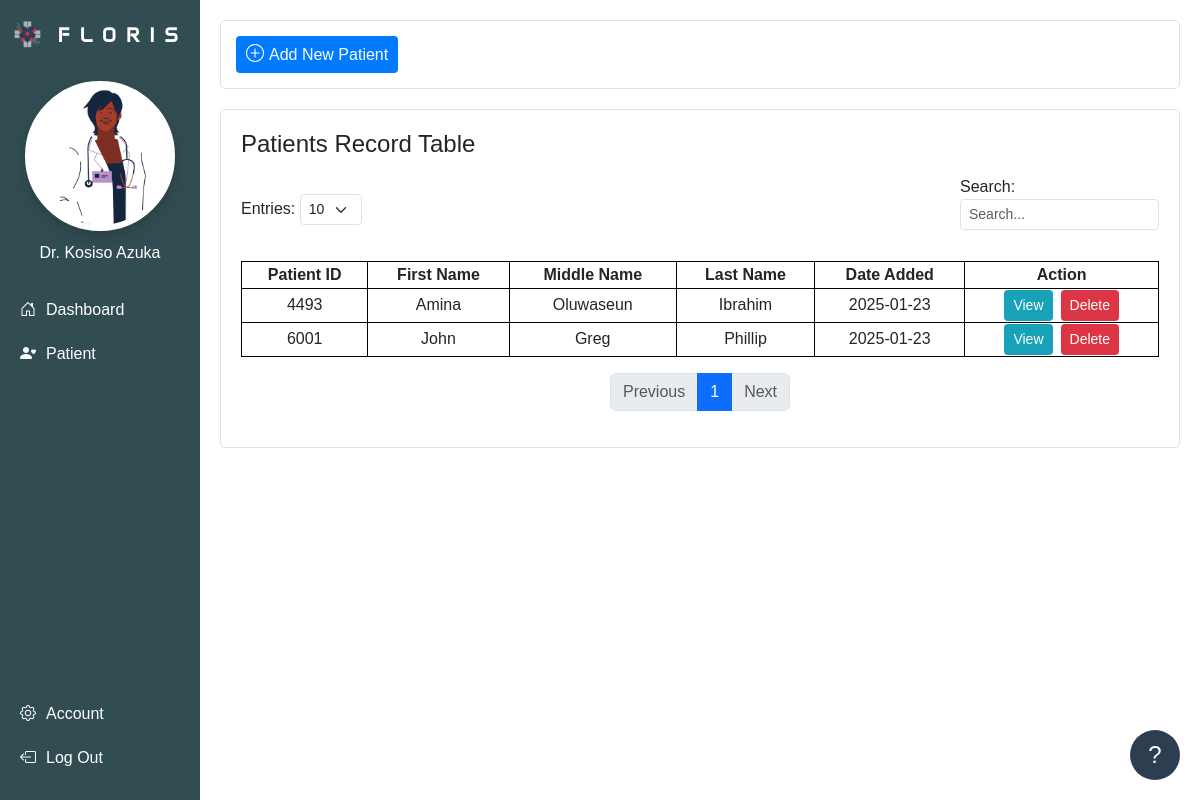
Page /patients_dashboard?page=1&entries=10&search= (signed in) on the committed database.
### ehr_system/models.py (models this page shows, shortened)
class UserDoctor(db.Model, UserMixin):
    __tablename__ = 'users'
    id = db.Column(db.Integer, primary_key=True)
    username = db.Column(db.String(20), unique=True, nullable=False)
    email = db.Column(db.String(50), unique=True, nullable=False)
    password = db.Column(db.String(400), nullable=False)
    title = db.Column(db.String(50), nullable=True)
    name = db.Column(db.String(50), nullable=True)
    profile_picture = db.Column(db.String(100), nullable=True)
    first_name = db.Column(db.String(80), nullable=True)
    middle_name = db.Column(db.String(80), nullable=True)
    last_name = db.Column(db.String(80), nullable=True)
    gender = db.Column(db.String(10), nullable=True)
    dob = db.Column(db.Date, nullable=True)
    telecom1 = db.Column(db.String(20), nullable=True)
    telecom2 = db.Column(db.String(20), nullable=True)
    current_home_address = db.Column(db.String(200), nullable=True)
    permanent_home_address = db.Column(db.String(200), nullable=True)
    license_number = db.Column(db.String(50), nullable=True)
    department = db.Column(db.String(100), nullable=True)
    specialization = db.Column(db.String(100), nullable=True)
    doc_emergency_contact_id = db.Column(
        db.Integer,
        db.ForeignKey('doctor_emergency_contact.id', ondelete='CASCADE'),
        unique=True,
        nullable=True
    )
    doc_emergency_contact = db.relationship(
        'DoctorEmergencyContact',
        back_populates='user',
        cascade='all',
        uselist=False
    )
    patients = db.relationship(
        'Patient',
        back_populates='doctor',
        cascade="all, delete-orphan",
        foreign_keys='Patient.doctor_id'  # Specify which foreign key to use
    )

class Patient(db.Model):
    __tablename__ = 'patients'
    id = db.Column(db.Integer, primary_key=True)
    patient_id = db.Column(
        db.Integer, unique=True, nullable=False, default=lambda: Patient.generate_unique_patient_id())
    photo = db.Column(db.String(200))  # Filepath to photo
    language_preferred = db.Column(db.String(50))
    first_name = db.Column(db.String(100), nullable=False)
    middle_name = db.Column(db.String(100))
    last_name = db.Column(db.String(100), nullable=False)
    gender = db.Column(db.String(10), nullable=True)
    marital_status = db.Column(db.String(20))
    age = db.Column(db.Integer)
    birth_date = db.Column(db.Date)
    is_multiple_birth = db.Column(db.Boolean, default=False)
    birth_no = db.Column(db.String(10))
    is_deceased = db.Column(db.Boolean, default=False)
    date_deceased = db.Column(db.Date, nullable=True)
    reason_deceased = db.Column(db.Text, nullable=True)
    phone_number = db.Column(db.String(15))
    email = db.Column(db.String(100))
    address = db.Column(db.Text)
    created_by = db.Column(db.Integer, db.ForeignKey('users.id'))  # Link to doctor who added this patient
    created_at = db.Column(db.DateTime, default=datetime.utcnow)
    doctor_id = db.Column(db.Integer, db.ForeignKey('users.id', ondelete='CASCADE'), nullable=False)
    doctor = db.relationship(
        'UserDoctor',
        back_populates='patients',
        foreign_keys=[doctor_id]  # Specify the foreign key explicitly
    )
    pat_emergency_contact = db.relationship('PatientEmergencyContact', back_populates='patient', cascade='all',
                                            uselist=False)
    vitals = db.relationship(
        'PatientVital',
        back_populates='patient',
        cascade='all, delete-orphan',
    )
    medical_history = db.relationship(
        'PatientMedicalHistory',
        back_populates='patient',
        cascade='all, delete-orphan',
    )
    medication = db.relationship(
        'PatientMedication',
        back_populates='patient',
        cascade='all, delete-orphan',
    )
    laboratory = db.relationship(
        'PatientLaboratory',
        back_populates='patient',
        cascade='all, delete-orphan',
    )
    billing = db.relationship(
        'PatientBilling',
        back_populates='patient',
        cascade='all, delete-orphan',
    )
    radiology = db.relationship(
        'PatientRadiology',
        back_populates='patient',
        cascade='all, delete-orphan',
    )

### ehr_system/routes.py (the view, shortened to what this page needs)
    @app.route('/patients_dashboard', methods=['GET', 'POST'])
    @login_required
    def patients_dashboard():
        user = UserDoctor.query.get_or_404(current_user.id)
        page = request.args.get('page', 1, type=int)  # Current page
        entries_per_page = request.args.get('entries', 10, type=int)  # Entries per page
        search_term = request.args.get('search', '', type=str).strip()  # Search term
        query = Patient.query.filter_by(doctor_id=current_user.id)
        patients = query.paginate(page=page, per_page=entries_per_page, error_out=False)
        next_url = url_for('patients_dashboard', page=patients.next_num, entries=entries_per_page,
                           search=search_term) if patients.has_next else None
        prev_url = url_for('patients_dashboard', page=patients.prev_num, entries=entries_per_page,
                           search=search_term) if patients.has_prev else None
        return render_template(
            'patients_dashboard.html',
            user=user,
            patients=patients.items,  # List of patients for the current page
            pagination=patients,  # Pass the pagination object
            next_url=next_url,
            prev_url=prev_url,
            entries_per_page=entries_per_page,
            search_term=search_term,
        )

### app.py (called while the page is built)
@login_manager.user_loader
def load_user(user_id):
    return UserDoctor.query.get(int(user_id))

### templates/patients_dashboard.html (shortened to what this page needs)
{% extends "base_two.html" %}
{% block content %}
<div class="add-patient-content">
    <div class="container pat-button-container">
        <div class="d-flex justify-content-start">
            <form action="{{ url_for('add_or_edit_patient') }}" method="GET" style="display: inline;">
                <button class="btn pat-btn-add">
                    <i class="bi bi-plus-circle"></i> Add New Patient
                </button>
            </form>
        </div>
    </div>
    <div class="container pat-table-container">
        <h4 class="mb-3">Patients Record Table</h4>
        <div class="d-flex justify-content-between align-items-center mb-3">
            <div>
                <label for="entries">Entries:</label>
                <form action="{{ url_for('patients_dashboard') }}" method="GET" style="display: inline;">
                    <select id="entries" name="entries" class="form-select form-select-sm" style="width: auto; display: inline-block;" onchange="this.form.submit()">
                        <option value="10" {% if entries_per_page == 10 %}selected{% endif %}>10</option>
                    </select>
                </form>
            </div>
            <div>
                <label for="search">Search:</label>
                <form action="{{ url_for('patients_dashboard') }}" method="GET" style="display: inline;">
                    <input type="text" id="search" name="search" class="form-control form-control-sm" placeholder="Search..." value="{{ search_term }}">
                </form>
            </div>
        </div>
        <table class="pat-table text-center">
            <thead>
                <tr>
                    <th>Patient ID</th>
                    <th>First Name</th>
                    <th>Middle Name</th>
                    <th>Last Name</th>
                    <th>Date Added</th>
                    <th>Action</th>
                </tr>
            </thead>
            <tbody>
                {% for patient in patients %}
                <tr>
                    <td>{{ patient.patient_id }}</td>
                    <td>{{ patient.first_name }}</td>
                    <td>{{ patient.middle_name }}</td>
                    <td>{{ patient.last_name }}</td>
                    <td>{{ patient.created_at.strftime('%Y-%m-%d') if patient.created_at else '' }}</td>
                    <td>
                        <div class="d-flex gap-2">
                            <form action="{{ url_for('clinical', patient_id=patient.id) }}" method="GET">
                                <button type="submit" class="btn pat-btn-view btn-sm">View</button>
                            </form>
                            <form action="{{ url_for('delete_patient', patient_id=patient.id) }}" method="POST">
                                <button type="submit" class="btn pat-btn-delete btn-sm" onclick="return confirm('Are you sure you want to delete this patient?')">Delete</button>
                            </form>
                        </div>
                    </td>
                </tr>
                <tr>
                   {% else %}
                </tr>
                <tr>
                 <td colspan="6">No patients found.</td>
                </tr>
                {% endfor %}
            </tbody>
        </table>
        <nav>
            <ul class="pagination">
                {% if prev_url %}
                <li class="page-item"><a class="page-link" href="{{ prev_url }}">Previous</a></li>
                {% else %}
                <li class="page-item disabled"><span class="page-link">Previous</span></li>
                {% endif %}
                {% for page_num in pagination.iter_pages(left_edge=1, right_edge=1, left_current=2, right_current=2) %}
                {% if page_num %}
                <li class="page-item {% if page_num == pagination.page %}active{% endif %}">
                    <a class="page-link" href="{{ url_for('patients_dashboard', page=page_num, entries=entries_per_page, search=search_term) }}">{{ page_num }}</a>
                </li>
                {% else %}
                <li class="page-item disabled"><span class="page-link">...</span></li>
                {% endif %}
                {% endfor %}
                {% if next_url %}
                <li class="page-item"><a class="page-link" href="{{ next_url }}">Next</a></li>
                {% else %}
                <li class="page-item disabled"><span class="page-link">Next</span></li>
                {% endif %}
            </ul>
        </nav>
    </div>
</div>
{% endblock %}

### templates/base_two.html (shortened to what this page needs)
<!DOCTYPE html>
<html lang="en">
<head>
    <link href="https://cdnjs.cloudflare.com/ajax/libs/font-awesome/5.15.4/css/all.min.css" rel="stylesheet">
   <link href="https://cdn.jsdelivr.net/npm/bootstrap@5.3.1/dist/css/bootstrap.min.css" rel="stylesheet">
    <link href="https://cdn.jsdelivr.net/npm/bootstrap-icons/font/bootstrap-icons.css" rel="stylesheet">
    <link href="{{ url_for('static', filename='base_two.css') }}" rel="stylesheet">
</head>
<body>
    <div id="sidebar">
        <div>
            <div class="logo">
                <img src="/static/images/hospital_logo.png" alt="Logo">
                FLORIS
            </div>
            <div class="profile-section">
                {% if user.profile_picture %}
                 <img id="profilePicture" src="{{ url_for('static', filename='uploads/profile_pictures/' + user.profile_picture) }}" alt="Profile Picture" class="rounded-circle img-thumbnail shadow" style="width: 150px; height: 150px;">
                {% else %}
                <img id="profilePictureDefault" src="https://via.placeholder.com/150" alt="Profile Picture">
                {% endif %}
                <p>{{ current_user.title }} {{ current_user.name }}</p>
            </div>
            <nav>
                <a href="{{ url_for('doctor_dashboard') }}"><i class="bi bi-house-door"></i> Dashboard</a>
                <a href="{{ url_for('patients_dashboard') }}"><i class="bi bi-person-heart"></i> Patient</a>
            </nav>
        </div>
    <div class="bottom-links">
        <a href="{{ url_for('account') }}"><i class="bi bi-gear"></i> Account</a>
        <a href="{{ url_for('logout') }}" id="logoutLink"><i class="bi bi-box-arrow-left"></i> Log Out</a>
    </div>
</div>
<div aria-live="polite" aria-atomic="true" class="position-relative">
    <div id="toastContainer" class="toast-container position-fixed bottom-0 end-0 p-3">
    </div>
</div>
<div>
    {% block content %}{% endblock %}
</div>
<div class="help-icon" id="helpIcon" tabindex="0"
     data-bs-toggle="popover"
     data-bs-placement="right"
     data-bs-html="true"
     data-bs-content="
         <div class='text-center mb-3'>
             <p class='mb-1'><strong>Logged in as:</strong> {{ current_user.username }}</p>
             <a href='{{ url_for('logout') }}' class='text-danger text-decoration-none'><i class='bi bi-box-arrow-right'></i> Logout</a>
         </div>
         <hr>
         <p class='text-center'><strong>Need Help? Send us a message</strong></p>
         <form method='POST' action='{{ url_for('contact_support_logged_in') }}' class='p-2' id='helpForm'>
             <div class='mb-2'>
                 <label for='popoverName' class='form-label'>Name:</label>
                 <input type='text' class='form-control form-control-sm' id='popoverName' name='name' value='{{ current_user.username }}' readonly>
             </div>
             <div class='mb-2'>
                 <label for='popoverEmail' class='form-label'>Email:</label>
                 <input type='email' class='form-control form-control-sm' id='popoverEmail' name='email' value='{{ current_user.email }}' readonly>
             </div>
             <div class='mb-2'>
                 <label for='popoverSubject' class='form-label'>Subject:</label>
                 <input type='text' class='form-control form-control-sm' id='popoverSubject' name='subject' required>
             </div>
             <div class='mb-2'>
                 <label for='popoverMessage' class='form-label'>Message:</label>
                 <textarea class='form-control form-control-sm' id='popoverMessage' name='message' rows='3' required></textarea>
             </div>
             <input type='hidden' name='current_page' value='{{ request.url }}'>
             <div class='text-center'>
                 <button type='submit' class='btn btn-primary btn-sm'>Send</button>
             </div>
         </form>
         <hr>
         <div class='text-center'>
             <a href='{{ url_for('contact_us') }}' class='btn btn-outline-secondary btn-sm' target='_blank' rel='noopener noreferrer'>
                 <i class='bi bi-question-circle'></i> FAQ
             </a>
         </div>">
    <span>?</span>
</div>
</body>
</html>

### static/base_two.css (style rules this page uses)
html, body { height: 100vh; margin: 0; padding: 0; font-family: Arial, sans-serif; }
#sidebar { width: 200px; background-color: #314d52; color: white; display: flex; flex-direction: column; justify-content: space-between; position: fixed; height: 100vh; }
#sidebar .logo { text-align: center; padding: 20px 0; font-size: 1.25rem; font-weight: bold; border-bottom: 1px solid #34495E; font-family: 'Anta'; letter-spacing: 10px; }
#sidebar .logo img { width: 30px; height: 30px; margin-bottom: 4px; }
#sidebar .profile-section { text-align: center; padding: 6px; border-bottom: 1px solid #34495E; }
#sidebar .profile-section img { width: 100px; height: 100px; border-radius: 50%; border: 2px solid white; margin-bottom: 10px; }
#sidebar a { text-decoration: none; color: white; padding: 10px 20px; display: flex; align-items: center; gap: 10px; transition: background 0.3s; }
#sidebar .bottom-links { margin-bottom: 20px; text-align: center; }
.help-icon { position: fixed; bottom: 20px; right: 20px; width: 50px; height: 50px; background-color: #2c3e50; color: white; border-radius: 50%; text-align: center; line-height: 50px; font-size: 24px; cursor: pointer; z-index: 1050; }
.add-patient-content { margin-left: 200px; padding: 20px; }
.pat-button-container { background-color: #ffffff; padding: 15px; border: 1px solid #dee2e6; border-radius: 5px; margin-bottom: 20px; }
.pat-table-container { background-color: #ffffff; padding: 20px; border: 1px solid #dee2e6; border-radius: 5px; }
.pat-table { border: 1px solid black; border-collapse: collapse; width: -webkit-fill-available; }
.pat-table th, .pat-table td { border: 1px solid black; }
.pat-btn-view { background-color: #17a2b8; color: white; }
.pat-btn-delete { background-color: #dc3545; color: white; }
.pagination { justify-content: center; margin-top: 16px; }
.pat-btn-add { display: flex; align-items: center; gap: 5px; background-color: #007bff; color: white; border: none; padding: 5px 10px; border-radius: 4px; }
.pat-btn-add i { font-size: 18px; }
.form-control { margin-bottom: 15px; }
.d-flex { display: flex !important; justify-content: center; }

### rows in the picture
UserDoctor: profile_picture (picture), title "Dr.", name "Kosiso Azuka"
Patient: patient_id "4493", first_name "Amina", middle_name "Oluwaseun", last_name "Ibrahim", created_at "2025-01-23"
Patient: patient_id "6001", first_name "John", middle_name "Greg", last_name "Phillip", created_at "2025-01-23"

### other values in the picture
{{ page_num }} "1"
